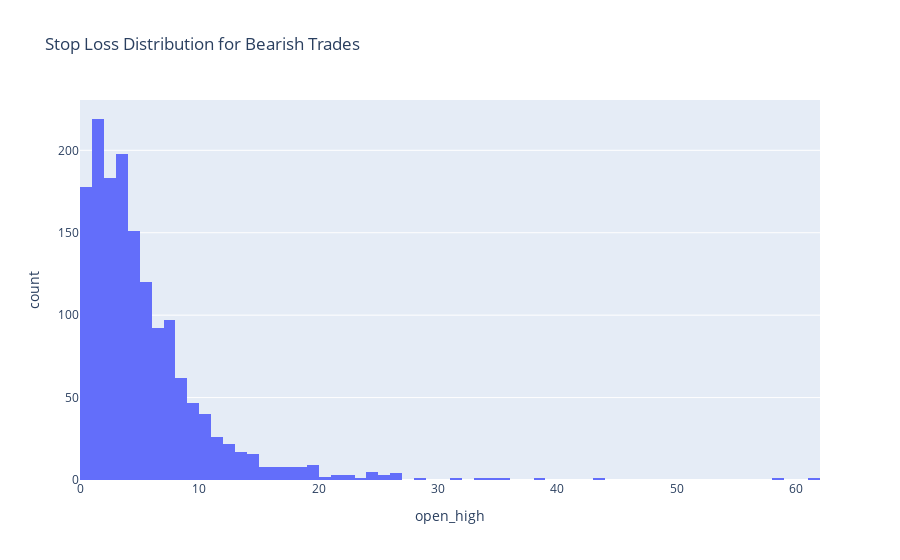

Notebook cell for this chart:
### Code cell
import plotly.express as px
fig_bear = px.histogram(bear, x='open_high', nbins=100,title="Stop Loss Distribution for Bearish Trades")
fig_bear.show()

#what is the quantile of above 8.5?
qt = 0.85
qtr = 0.65
print(f'quantile {qt*100}% open_minus_high is {bear["open_high"].quantile(qt)}')
print(f'quantile {qtr*100}% return is {bull["absreturn"].quantile(qtr)}')

### Figure 1 — Plotly figure (JSON) as saved in the notebook; plotly's stock layout.template omitted (floating-point values rounded to 4 significant figures; data arrays with more than 128 entries replaced by an {"elided": "..."} marker saying what was removed)
{"data": [{"alignmentgroup": "True", "bingroup": "x", "hovertemplate": "open_high=%{x}<br>count=%{y}<extra></extra>", "legendgroup": "", "marker": {"color": "#636efa", "pattern": {"shape": ""}}, "name": "", "nbinsx": 100, "offsetgroup": "", "orientation": "v", "showlegend": false, "type": "histogram", "x": {"elided": "1539 float values"}, "xaxis": "x", "yaxis": "y"}], "layout": {"barmode": "relative", "legend": {"tracegroupgap": 0}, "title": {"text": "Stop Loss Distribution for Bearish Trades"}, "xaxis": {"anchor": "y", "domain": [0, 1], "title": {"text": "open_high"}}, "yaxis": {"anchor": "x", "domain": [0, 1], "title": {"text": "count"}}}}
